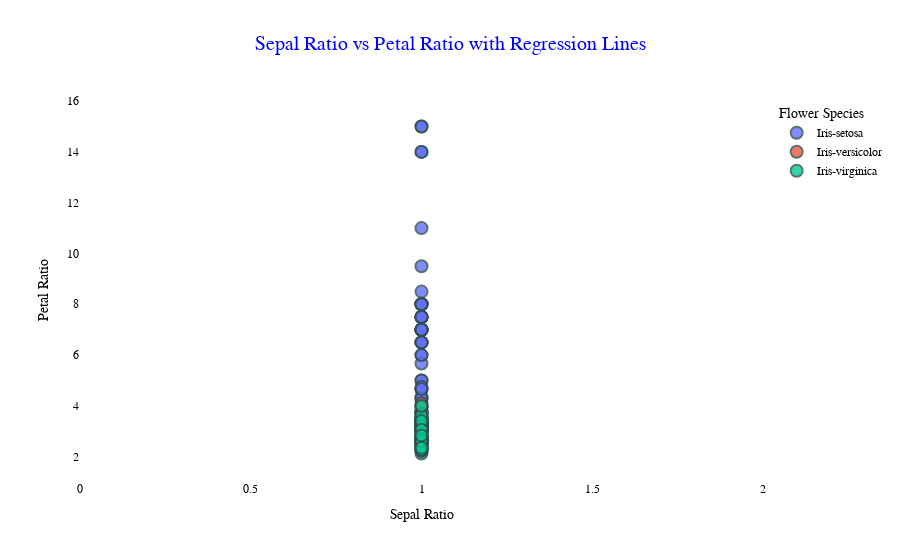

The notebook cell this image was saved under:
### Markdown cell above
## 5. Interactive Scatter Plot with Regression Line

### Code cell
import plotly.express as px
fig = px.scatter(iris, x='Sepal Ratio', y='Petal Ratio', color='Species', trendline="ols",
                 title="Sepal Ratio vs Petal Ratio with Regression Lines",
                 labels={'Sepal Ratio': 'Sepal Ratio', 'Petal Ratio': 'Petal Ratio'},
                 opacity=0.8)
fig.update_layout(
    title="Sepal Ratio vs Petal Ratio with Regression Lines",
    title_x=0.5,
    title_font=dict(size=20, family='Verdana', color='blue'),
    xaxis_title='Sepal Ratio',
    yaxis_title='Petal Ratio',
    xaxis=dict(showgrid=True, zeroline=False),
    yaxis=dict(showgrid=True, zeroline=False),
    plot_bgcolor='rgba(255, 255, 255, 0.7)',  # Light background
    paper_bgcolor='rgba(255, 255, 255, 0.9)',  # Paper background
    font=dict(family="Arial", size=12, color="black")
)
fig.update_traces(marker=dict(size=12, line=dict(width=2, color='DarkSlateGrey')),
                  hoverinfo="text", hovertemplate="<b>Species:</b> %{text}<br><b>Sepal Ratio:</b> %{x}<br><b>Petal Ratio:</b> %{y}",
                  text=iris['Species'])
fig.update_layout(legend_title="Flower Species")
fig.write_html("static_files/iris_scatter_with_regression_improved.html")
fig.show()

### Figure 1 — Plotly figure (JSON) as saved in the notebook; plotly's stock layout.template omitted (floating-point values rounded to 4 significant figures; data arrays with more than 128 entries replaced by an {"elided": "..."} marker saying what was removed)
{"data": [{"hoverinfo": "text", "hovertemplate": "<b>Species:</b> %{text}<br><b>Sepal Ratio:</b> %{x}<br><b>Petal Ratio:</b> %{y}", "legendgroup": "Iris-setosa", "marker": {"color": "#636efa", "line": {"color": "DarkSlateGrey", "width": 2}, "opacity": 0.8, "size": 12, "symbol": "circle"}, "mode": "markers", "name": "Iris-setosa", "orientation": "v", "showlegend": true, "text": {"elided": "150 str values"}, "type": "scatter", "x": [1, 1, 1, 1, 1, 1, 1, 1, 1, 1, 1, 1, 1, 1, 1, 1, 1, 1, 1, 1, 1, 1, 1, 1, 1, 1, 1, 1, 1, 1, 1, 1, 1, 1, 1, 1, 1, 1, 1, 1, 1, 1, 1, 1, 1, 1, 1, 1, 1, 1], "xaxis": "x", "y": [7.0, 7.0, 6.5, 7.5, 7.0, 4.25, 4.667, 7.5, 7.0, 15, 7.5, 8, 14.0, 11, 6.0, 3.75, 3.25, 4.667, 5.667, 5, 8.5, 3.75, 5, 3.4, 9.5, 8, 4, 7.5, 7.0, 8, 8, 3.75, 15, 7.0, 7.5, 6.0, 6.5, 14.0, 6.5, 7.5, 4.333, 4.333, 6.5, 2.667, 4.75, 4.667, 8, 7.0, 7.5, 7.0], "yaxis": "y"}, {"hoverinfo": "text", "hovertemplate": "<b>Species:</b> %{text}<br><b>Sepal Ratio:</b> %{x}<br><b>Petal Ratio:</b> %{y}", "legendgroup": "Iris-setosa", "marker": {"color": "#636efa", "line": {"color": "DarkSlateGrey", "width": 2}, "size": 12, "symbol": "circle"}, "mode": "lines", "name": "Iris-setosa", "showlegend": false, "text": {"elided": "150 str values"}, "type": "scatter", "x": [1, 1, 1, 1, 1, 1, 1, 1, 1, 1, 1, 1, 1, 1, 1, 1, 1, 1, 1, 1, 1, 1, 1, 1, 1, 1, 1, 1, 1, 1, 1, 1, 1, 1, 1, 1, 1, 1, 1, 1, 1, 1, 1, 1, 1, 1, 1, 1, 1, 1], "xaxis": "x", "y": [6.908, 6.908, 6.908, 6.908, 6.908, 6.908, 6.908, 6.908, 6.908, 6.908, 6.908, 6.908, 6.908, 6.908, 6.908, 6.908, 6.908, 6.908, 6.908, 6.908, 6.908, 6.908, 6.908, 6.908, 6.908, 6.908, 6.908, 6.908, 6.908, 6.908, 6.908, 6.908, 6.908, 6.908, 6.908, 6.908, 6.908, 6.908, 6.908, 6.908, 6.908, 6.908, 6.908, 6.908, 6.908, 6.908, 6.908, 6.908, 6.908, 6.908], "yaxis": "y"}, {"hoverinfo": "text", "hovertemplate": "<b>Species:</b> %{text}<br><b>Sepal Ratio:</b> %{x}<br><b>Petal Ratio:</b> %{y}", "legendgroup": "Iris-versicolor", "marker": {"color": "#EF553B", "line": {"color": "DarkSlateGrey", "width": 2}, "opacity": 0.8, "size": 12, "symbol": "circle"}, "mode": "markers", "name": "Iris-versicolor", "orientation": "v", "showlegend": true, "text": {"elided": "150 str values"}, "type": "scatter", "x": [1, 1, 1, 1, 1, 1, 1, 1, 1, 1, 1, 1, 1, 1, 1, 1, 1, 1, 1, 1, 1, 1, 1, 1, 1, 1, 1, 1, 1, 1, 1, 1, 1, 1, 1, 1, 1, 1, 1, 1, 1, 1, 1, 1, 1, 1, 1, 1, 1, 1], "xaxis": "x", "y": [3.357, 3, 3.267, 3.077, 3.067, 3.462, 2.938, 3.3, 3.538, 2.786, 3.5, 2.8, 4, 3.357, 2.769, 3.143, 3, 4.1, 3, 3.545, 2.667, 3.077, 3.267, 3.917, 3.308, 3.143, 3.429, 2.941, 3, 3.5, 3.455, 3.7, 3.25, 3.187, 3, 2.812, 3.133, 3.385, 3.154, 3.077, 3.667, 3.286, 3.333, 3.3, 3.231, 3.5, 3.231, 3.308, 2.727, 3.154], "yaxis": "y"}, {"hoverinfo": "text", "hovertemplate": "<b>Species:</b> %{text}<br><b>Sepal Ratio:</b> %{x}<br><b>Petal Ratio:</b> %{y}", "legendgroup": "Iris-versicolor", "marker": {"color": "#EF553B", "line": {"color": "DarkSlateGrey", "width": 2}, "size": 12, "symbol": "circle"}, "mode": "lines", "name": "Iris-versicolor", "showlegend": false, "text": {"elided": "150 str values"}, "type": "scatter", "x": [1, 1, 1, 1, 1, 1, 1, 1, 1, 1, 1, 1, 1, 1, 1, 1, 1, 1, 1, 1, 1, 1, 1, 1, 1, 1, 1, 1, 1, 1, 1, 1, 1, 1, 1, 1, 1, 1, 1, 1, 1, 1, 1, 1, 1, 1, 1, 1, 1, 1], "xaxis": "x", "y": [3.243, 3.243, 3.243, 3.243, 3.243, 3.243, 3.243, 3.243, 3.243, 3.243, 3.243, 3.243, 3.243, 3.243, 3.243, 3.243, 3.243, 3.243, 3.243, 3.243, 3.243, 3.243, 3.243, 3.243, 3.243, 3.243, 3.243, 3.243, 3.243, 3.243, 3.243, 3.243, 3.243, 3.243, 3.243, 3.243, 3.243, 3.243, 3.243, 3.243, 3.243, 3.243, 3.243, 3.243, 3.243, 3.243, 3.243, 3.243, 3.243, 3.243], "yaxis": "y"}, {"hoverinfo": "text", "hovertemplate": "<b>Species:</b> %{text}<br><b>Sepal Ratio:</b> %{x}<br><b>Petal Ratio:</b> %{y}", "legendgroup": "Iris-virginica", "marker": {"color": "#00cc96", "line": {"color": "DarkSlateGrey", "width": 2}, "opacity": 0.8, "size": 12, "symbol": "circle"}, "mode": "markers", "name": "Iris-virginica", "orientation": "v", "showlegend": true, "text": {"elided": "150 str values"}, "type": "scatter", "x": [1, 1, 1, 1, 1, 1, 1, 1, 1, 1, 1, 1, 1, 1, 1, 1, 1, 1, 1, 1, 1, 1, 1, 1, 1, 1, 1, 1, 1, 1, 1, 1, 1, 1, 1, 1, 1, 1, 1, 1, 1, 1, 1, 1, 1, 1, 1, 1, 1, 1], "xaxis": "x", "y": [2.4, 2.684, 2.81, 3.111, 2.636, 3.143, 2.647, 3.5, 3.222, 2.44, 2.55, 2.789, 2.619, 2.5, 2.125, 2.304, 3.056, 3.045, 3.0, 3.333, 2.478, 2.45, 3.35, 2.722, 2.714, 3.333, 2.667, 2.722, 2.667, 3.625, 3.211, 3.2, 2.545, 3.4, 4, 2.652, 2.333, 3.056, 2.667, 2.571, 2.333, 2.217, 2.684, 2.565, 2.28, 2.261, 2.632, 2.6, 2.348, 2.833], "yaxis": "y"}, {"hoverinfo": "text", "hovertemplate": "<b>Species:</b> %{text}<br><b>Sepal Ratio:</b> %{x}<br><b>Petal Ratio:</b> %{y}", "legendgroup": "Iris-virginica", "marker": {"color": "#00cc96", "line": {"color": "DarkSlateGrey", "width": 2}, "size": 12, "symbol": "circle"}, "mode": "lines", "name": "Iris-virginica", "showlegend": false, "text": {"elided": "150 str values"}, "type": "scatter", "x": [1, 1, 1, 1, 1, 1, 1, 1, 1, 1, 1, 1, 1, 1, 1, 1, 1, 1, 1, 1, 1, 1, 1, 1, 1, 1, 1, 1, 1, 1, 1, 1, 1, 1, 1, 1, 1, 1, 1, 1, 1, 1, 1, 1, 1, 1, 1, 1, 1, 1], "xaxis": "x", "y": [2.781, 2.781, 2.781, 2.781, 2.781, 2.781, 2.781, 2.781, 2.781, 2.781, 2.781, 2.781, 2.781, 2.781, 2.781, 2.781, 2.781, 2.781, 2.781, 2.781, 2.781, 2.781, 2.781, 2.781, 2.781, 2.781, 2.781, 2.781, 2.781, 2.781, 2.781, 2.781, 2.781, 2.781, 2.781, 2.781, 2.781, 2.781, 2.781, 2.781, 2.781, 2.781, 2.781, 2.781, 2.781, 2.781, 2.781, 2.781, 2.781, 2.781], "yaxis": "y"}], "layout": {"font": {"color": "black", "family": "Arial", "size": 12}, "legend": {"title": {"text": "Flower Species"}, "tracegroupgap": 0}, "paper_bgcolor": "rgba(255, 255, 255, 0.9)", "plot_bgcolor": "rgba(255, 255, 255, 0.7)", "title": {"font": {"color": "blue", "family": "Verdana", "size": 20}, "text": "Sepal Ratio vs Petal Ratio with Regression Lines", "x": 0.5}, "xaxis": {"anchor": "y", "domain": [0, 1], "showgrid": true, "title": {"text": "Sepal Ratio"}, "zeroline": false}, "yaxis": {"anchor": "x", "domain": [0, 1], "showgrid": true, "title": {"text": "Petal Ratio"}, "zeroline": false}}}
